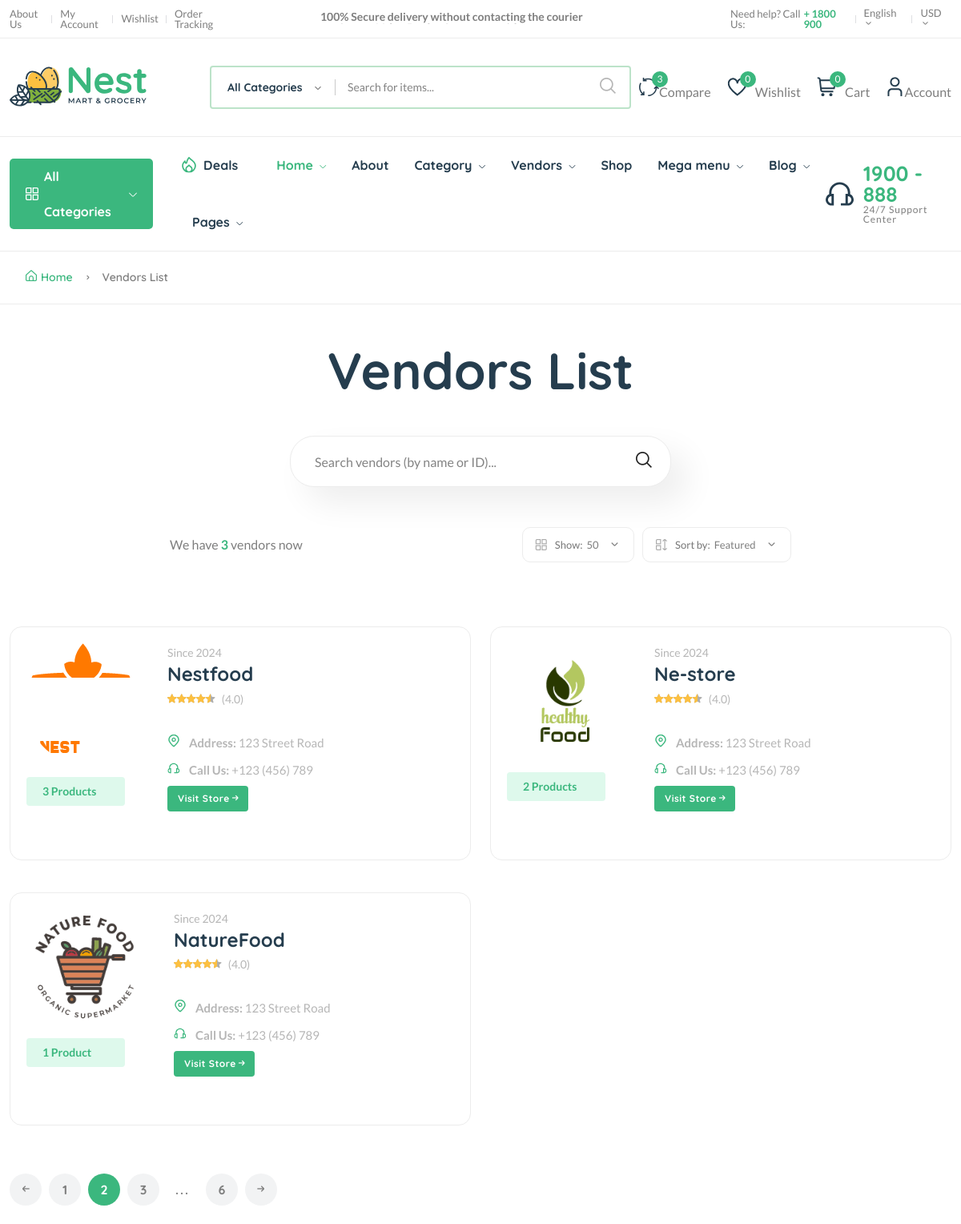
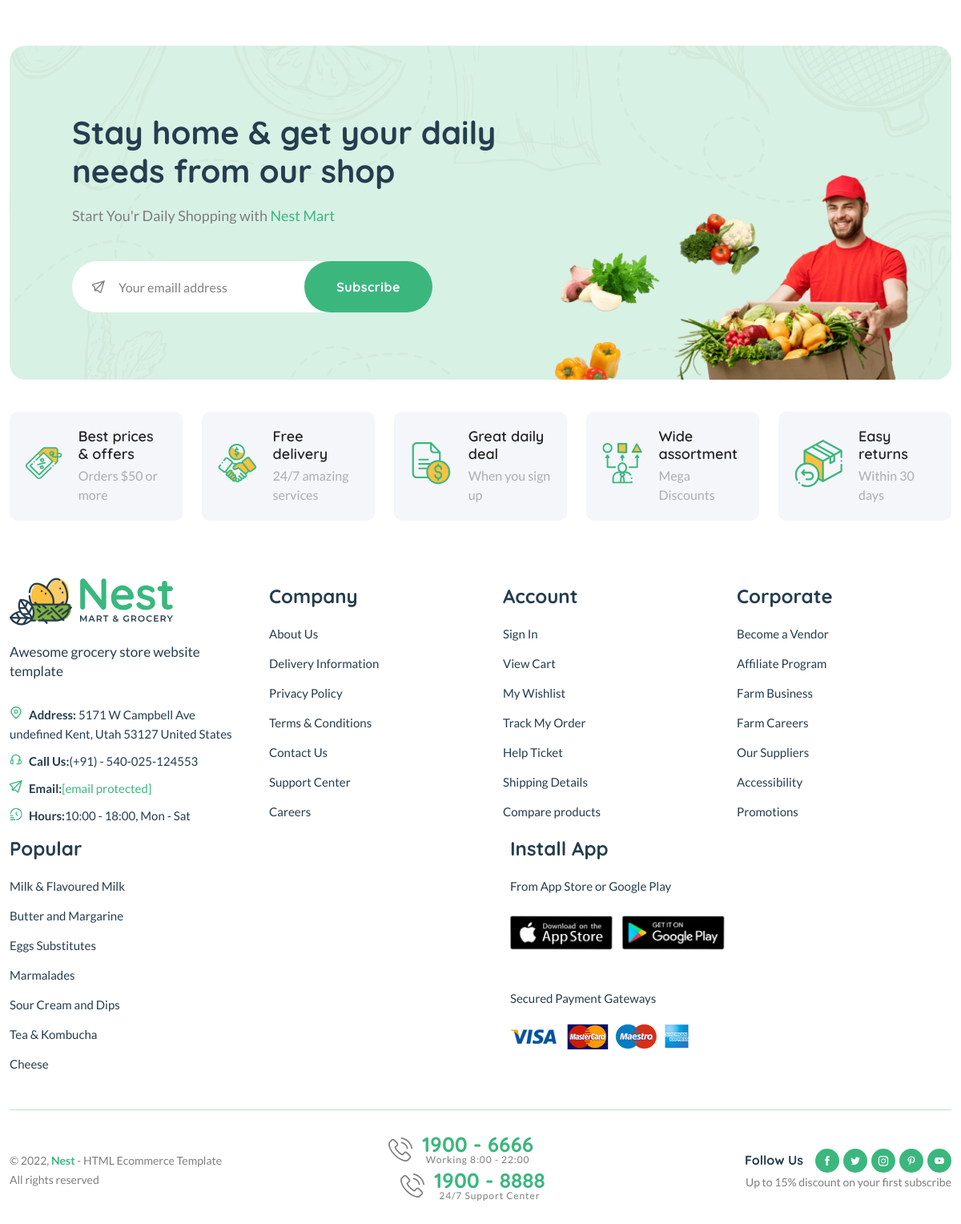
Screenshot of /vendor/ with the database file from the repository (2 pictures, top to bottom).
### core/models.py (models this page shows, shortened)
class Vendor(models.Model):
    vid = ShortUUIDField(
        unique=True,
        length=10,
        max_length=30,
        prefix='ven',
        alphabet='abcdefgh12345'
        )
    user = models.ForeignKey(User, on_delete=models.SET_NULL, null=True)
    title = models.CharField(max_length=100, default="Nestify")
    image = models.ImageField(upload_to=user_directory_path, default='vendor.jpg') # noqa
    cover_image = models.ImageField(upload_to=user_directory_path, default='vendor.jpg') # noqa
    description = CKEditor5Field(null=True, blank=True, default='I am a vendor', config_name='extends') # noqa
    address = models.CharField(max_length=100, default='123 Street Road')
    contact = models.CharField(max_length=100, default='+123 (456) 789')
    chat_resp_time = models.CharField(max_length=100, default='100')
    shipping_on_time = models.CharField(max_length=100, default='100')
    authentic_rating = models.CharField(max_length=100, default='100')
    days_return = models.CharField(max_length=100, default='100')
    warranty_period = models.CharField(max_length=100, default='100')
    date = models.DateTimeField(auto_now_add=True, null=True, blank=True)
    class Meta:
        verbose_name = 'Vendor'
        verbose_name_plural = 'Vendors'

### core/views.py (the view)
# urls.py: path("vendor/", views.vendor_list, name='vendor_list'),
def vendor_list(request):
    vendors = Vendor.objects.annotate(
        product_count=Count('vendor', filter=Q(vendor__product_status='published'))
    )
    context = {
        'vendors': vendors
    }
    return render(request, 'core/vendor.html', context)

### cart/context_processor.py (called while the page is built)
def cart_view(request):
    cart_total_amount = 0
    fee = 1.5
    if 'cart_data_obj' in request.session:
        cart_data_obj = request.session['cart_data_obj']
        for product_id, item in cart_data_obj.items():
            subtotal = round(int(item['quantity']) * float(item['product_price']), 2)
            item['subtotal'] = subtotal
            cart_total_amount += subtotal
        cart_grand_total = round((cart_total_amount + (cart_total_amount * fee)/100), 2)
        request.session['cart_data_obj'] = cart_data_obj
        context = {
            'cart_total_amount': round(cart_total_amount, 2),
            'cart_data': cart_data_obj,
            'cart_grand_total': cart_grand_total,
            'total_item': len(cart_data_obj),
        }
        return context
    else:
        context = {
            'total_item': 0,
        }
        return context

### core/context_processor.py (called while the page is built)
def default(request):
    categories = Category.objects.annotate(
        product_count=Count(
            'category',
            filter=Q(category__product_status='published')
        )
    )
    vendors = Vendor.objects.all()
    tags = Tag.objects.all()
    min_max_price = Product.objects.aggregate(Min('price'), Max('price'))
    context = {
        'categories': categories,
        'vendors': vendors,
        'tags': tags,
        'min_max_price': min_max_price,
    }
    return context

### wishlist/context_processor.py (called while the page is built)
def wishlist_view(request):
    if 'wishlist_data_obj' in request.session:
        wishlist_data_obj = request.session['wishlist_data_obj']
        context = {
            'wishlist_data': wishlist_data_obj,
            'total_item_wishlist': len(wishlist_data_obj),
        }
        return context
    else:
        context = {
            'total_item_wishlist': 0,
        }
        return context

### templates/core/vendor.html (shortened to what this page needs)
{% extends 'base.html' %}
{% load static %}
{% block content %}
<main class="main pages mb-80">
    <div class="page-header breadcrumb-wrap">
        <div class="container">
            <div class="breadcrumb">
                <a href="index.html" rel="nofollow"><i class="fi-rs-home mr-5"></i>Home</a>
                <span></span> Vendors List
            </div>
        </div>
    </div>
    <div class="page-content pt-50">
        <div class="container">
            <div class="archive-header-2 text-center">
                <h1 class="display-2 mb-50">Vendors List</h1>
                <div class="row">
                    <div class="col-lg-5 mx-auto">
                        <div class="sidebar-widget-2 widget_search mb-50">
                            <div class="search-form">
                                <form action="#">
                                    <input type="text" placeholder="Search vendors (by name or ID)..." />
                                    <button type="submit"><i class="fi-rs-search"></i></button>
                                </form>
                            </div>
                        </div>
                    </div>
                </div>
            </div>
            <div class="row mb-50">
                <div class="col-12 col-lg-8 mx-auto">
                    <div class="shop-product-fillter">
                        <div class="totall-product">
                            <p>We have <strong class="text-brand">{{vendors.count}}</strong> vendor{{vendors.count | pluralize:"s"}} now</p>
                        </div>
                        <div class="sort-by-product-area">
                            <div class="sort-by-cover mr-10">
                                <div class="sort-by-product-wrap">
                                    <div class="sort-by">
                                        <span><i class="fi-rs-apps"></i>Show:</span>
                                    </div>
                                    <div class="sort-by-dropdown-wrap">
                                        <span> 50 <i class="fi-rs-angle-small-down"></i></span>
                                    </div>
                                </div>
                            </div>
                            <div class="sort-by-cover">
                                <div class="sort-by-product-wrap">
                                    <div class="sort-by">
                                        <span><i class="fi-rs-apps-sort"></i>Sort by:</span>
                                    </div>
                                    <div class="sort-by-dropdown-wrap">
                                        <span> Featured <i class="fi-rs-angle-small-down"></i></span>
                                    </div>
                                </div>
                            </div>
                        </div>
                    </div>
                </div>
            </div>
            <div class="row vendor-grid">
                {% for vendor in vendors %}
                <div class="col-lg-6 col-md-6 col-12 col-sm-6">
                    <div class="vendor-wrap style-2 mb-40">
                        <div class="vendor-img-action-wrap">
                            <div class="vendor-img">
                                <a href="{% url 'vendor_detail' vendor.title vendor.vid %}">
                                    <img class="default-img rounded-circle" src="{{ vendor.image.url }}" alt="" />
                                </a>
                            </div>
                            <div class="mt-10">
                                <span class="font-small total-product">{{vendor.product_count}} Product{{vendor.product_count | pluralize:"s"}} </span>
                            </div>
                        </div>
                        <div class="vendor-content-wrap">
                            <div class="mb-30">
                                <div class="product-category">
                                    <span class="text-muted">Since {{vendor.date | date:"Y"}}</span>
                                </div>
                                <h4 class="mb-5">
                                    <a href="{% url 'vendor_detail' vendor.title vendor.vid %}">{{vendor.title}}</a>
                                </h4>
                                <div class="product-rate-cover">
                                    <div class="product-rate d-inline-block">
                                        <div class="product-rating" style="width: 90%"></div>
                                    </div>
                                    <span class="font-small ml-5 text-muted"> (4.0)</span>
                                </div>
                                <div class="vendor-info d-flex justify-content-between align-items-end mt-30">
                                    <ul class="contact-infor text-muted">
                                        <li><img src="{% static 'assets/imgs/theme/icons/icon-location.svg' %}" alt="" />
                                            <strong>Address: </strong>
                                            <span>
                                                {{vendor.address}}
                                            </span>
                                        </li>
                                        <li>
                                            <img src="{% static 'assets/imgs/theme/icons/icon-contact.svg' %}" alt="" />
                                            <strong>Call Us:</strong>
                                            <span>{{vendor.contact}}</span>
                                        </li>
                                    </ul>
                                </div>
                                <a href="{% url 'vendor_detail' vendor.title vendor.vid %}" class="btn btn-xs mt-2">Visit Store
                                    <i class="fi-rs-arrow-small-right"></i>
                                </a>
                            </div>
                        </div>
                    </div>
                </div>
                {% endfor %}
            </div>
            <div class="pagination-area mt-20 mb-20">
                <nav aria-label="Page navigation example">
                    <ul class="pagination justify-content-start">
                        <li class="page-item">
                            <a class="page-link" href="#"><i class="fi-rs-arrow-small-left"></i></a>
                        </li>
                        <li class="page-item"><a class="page-link" href="#">1</a></li>
                        <li class="page-item active"><a class="page-link" href="#">2</a></li>
                        <li class="page-item"><a class="page-link" href="#">3</a></li>
                        <li class="page-item"><a class="page-link dot" href="#">...</a></li>
                        <li class="page-item"><a class="page-link" href="#">6</a></li>
                        <li class="page-item">
                            <a class="page-link" href="#"><i class="fi-rs-arrow-small-right"></i></a>
                        </li>
                    </ul>
                </nav>
            </div>
        </div>
    </div>
</main>
{% endblock content %}

### rows the page displays
Vendor: image (picture), product_count "3", product_count|pluralize "s", date "2024", title "Nestfood", address "123 Street Road", contact "+123 (456) 789"
Vendor: image (picture), product_count "2", product_count|pluralize "s", date "2024", title "Ne-store", address "123 Street Road", contact "+123 (456) 789"
Vendor: image (picture), product_count "1", date "2024", title "NatureFood", address "123 Street Road", contact "+123 (456) 789"

### other values shown
{{ total_item_wishlist }} "0"
{{ total_item }} "0"
{{ vendors.count }} "3"
{{ vendors.count | pluralize:"s" }} "s"
